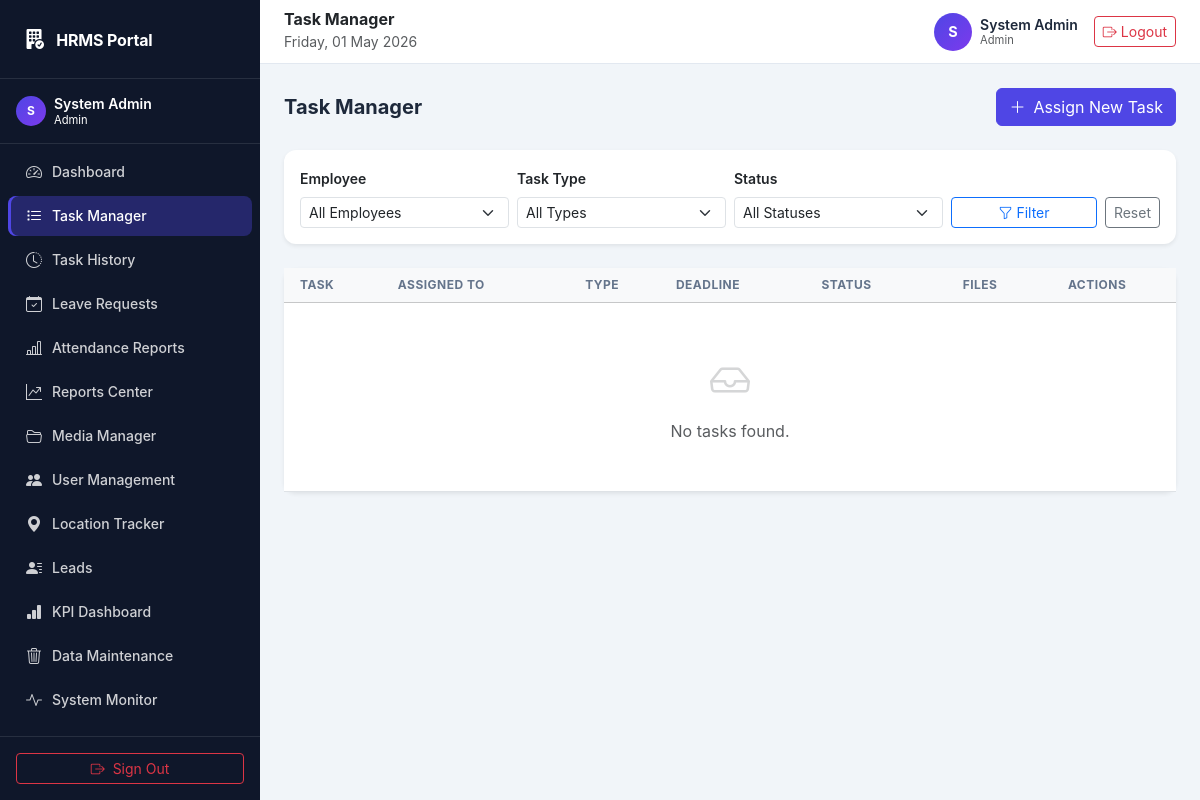
Screenshot of /tasks.php (signed in) with the database file from the repository.
### tables this page shows
CREATE TABLE `users` (
  `id`                   INT UNSIGNED     NOT NULL AUTO_INCREMENT,
  `name`                 VARCHAR(100)     NOT NULL,
  `email`                VARCHAR(150)     NOT NULL,
  `password`             VARCHAR(255)     NOT NULL,
  `role`                 ENUM('admin','office_staff','field_worker') NOT NULL DEFAULT 'office_staff',
  `office_ip_restricted` TINYINT(1)       NOT NULL DEFAULT 1
                           COMMENT '1 = enforce IP check at check-in',
  `is_active`            TINYINT(1)       NOT NULL DEFAULT 1,
  `created_at`           TIMESTAMP        NOT NULL DEFAULT CURRENT_TIMESTAMP,
  `updated_at`           TIMESTAMP        NOT NULL DEFAULT CURRENT_TIMESTAMP
                           ON UPDATE CURRENT_TIMESTAMP,
  PRIMARY KEY (`id`),
  UNIQUE KEY `uq_email` (`email`)
);

### tasks.php (the view, shortened to what the rows shown need)
<?php
require_once __DIR__ . '/auth.php';
require_once __DIR__ . '/db_connect.php';
$user = getCurrentUser();
include __DIR__ . '/includes/header.php';
?>
<div class="card border-0 shadow-sm">
  <div class="card-body p-0">
    <div class="table-responsive">
      <table class="table table-hover align-middle mb-0">
        <thead class="table-light">
          <tr>
            <th class="ps-3">Task</th>
            <th>Assigned To</th>
            <th>Type</th>
            <th>Deadline</th>
            <th>Status</th>
            <th class="text-center">Files</th>
            <th class="pe-3 text-center">Actions</th>
          </tr>
        </thead>
      </table>
    </div>
  </div>
</div>
<?php include __DIR__ . '/includes/footer.php'; ?>

### includes/header.php (shortened to what the rows shown need)
<?php
$role = $user['role'];
?>
<!DOCTYPE html>
<html lang="en">
<head>
  <link href="assets/vendor/bootstrap.min.css" rel="stylesheet">
  <link href="assets/vendor/bootstrap-icons.min.css" rel="stylesheet">
  <link href="assets/css/style.css" rel="stylesheet">
</head>
<body class="hrms-app" data-role="<?= h($role) ?>" data-userid="<?= (int)$user['id'] ?>">
    <?php include __DIR__ . '/sidebar_nav.php'; ?>
<aside class="hrms-sidebar hrms-sidebar-fixed d-none d-lg-flex flex-column text-white">
  <?php include __DIR__ . '/sidebar_nav.php'; ?>
</aside>
<div class="hrms-main">
  <header class="hrms-header d-none d-lg-flex align-items-center px-4 gap-3">
    <div class="ms-auto d-flex align-items-center gap-3">
      <div class="d-flex align-items-center gap-2">
        <div class="avatar-circle">
          <?= strtoupper(substr($user['name'], 0, 1)) ?>
        </div>
        <div class="lh-sm">
          <div class="fw-semibold small"><?= h($user['name']) ?></div>
          <div class="text-muted" style="font-size:.7rem"><?= ucfirst(str_replace('_',' ',$role)) ?></div>
        </div>
      </div>
    </div>
  </header>
  <main class="hrms-content p-3 p-md-4">

### includes/sidebar_nav.php (shortened to what the rows shown need)
<?php
$role        = $user['role'];
?>
<div class="px-3 py-3 border-bottom border-white border-opacity-10">
  <div class="d-flex align-items-center gap-2">
    <div class="avatar-circle avatar-sm flex-shrink-0">
      <?= strtoupper(substr($user['name'], 0, 1)) ?>
    </div>
    <div class="lh-sm overflow-hidden">
      <div class="fw-semibold small text-truncate"><?= h($user['name']) ?></div>
      <div class="opacity-60" style="font-size:.7rem">
        <?= ucfirst(str_replace('_', ' ', $role)) ?>
      </div>
    </div>
  </div>
</div>

### rows the page displays
users: name "S", name "System Admin", role "Admin"

### other values shown
SITE_NAME "HRMS Portal"
$item['label'] "Dashboard"
$item['label'] "Task Manager"
$item['label'] "Task History"
$item['label'] "Leave Requests"
$item['label'] "Attendance Reports"
$item['label'] "Reports Center"
$item['label'] "Media Manager"
$item['label'] "User Management"
$item['label'] "Location Tracker"
$item['label'] "Leads"
$item['label'] "KPI Dashboard"
$item['label'] "Data Maintenance"
$item['label'] "System Monitor"
$pageTitle "Task Manager"
